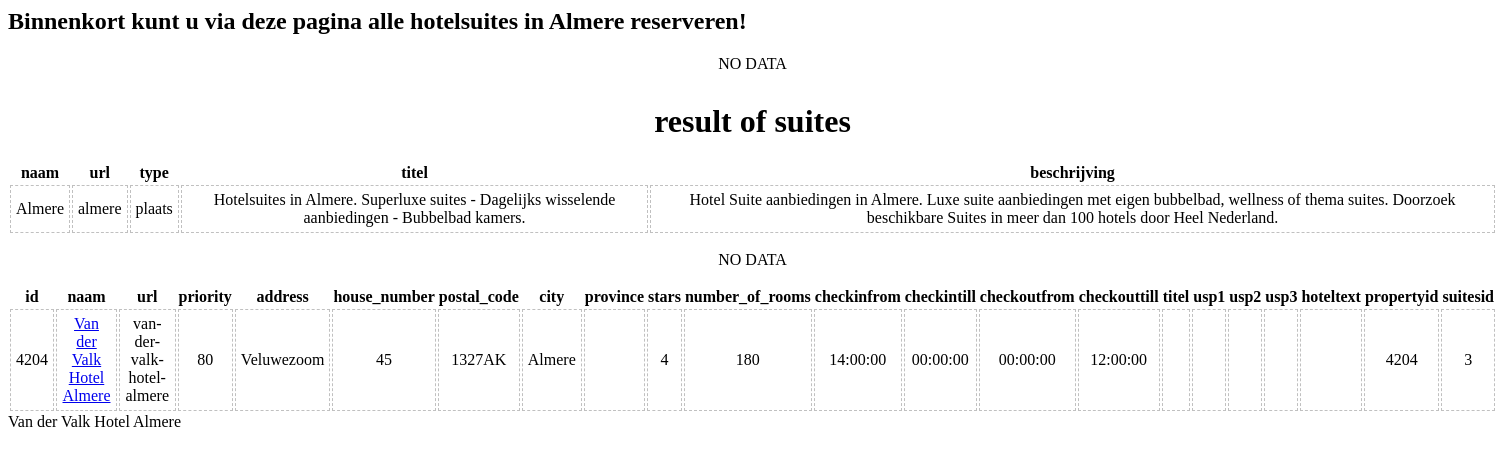
Screenshot of /almere/ with the database file from the repository.
### tables this page shows
CREATE TABLE `suites` (
  `id` int NOT NULL,
  `naam` varchar(50) NOT NULL,
  `url` varchar(50) NOT NULL,
  `type` enum('plaats','thema') NOT NULL,
  `titel` varchar(1000) NOT NULL,
  `beschrijving` varchar(1000) NOT NULL
);

CREATE TABLE `suitescollection` (
  `propertyid` int NOT NULL,
  `suitesid` int NOT NULL
);

CREATE TABLE `property` (
  `id` int NOT NULL,
  `naam` varchar(50) NOT NULL,
  `url` varchar(50) NOT NULL,
  `priority` int NOT NULL,
  `address` varchar(100) NOT NULL,
  `house_number` varchar(10) NOT NULL,
  `postal_code` varchar(10) NOT NULL,
  `city` varchar(50) NOT NULL,
  `province` varchar(2) NOT NULL,
  `stars` int NOT NULL,
  `number_of_rooms` int NOT NULL,
  `checkinfrom` time NOT NULL,
  `checkintill` time NOT NULL,
  `checkoutfrom` time NOT NULL,
  `checkouttill` time NOT NULL,
  `titel` varchar(200) NOT NULL,
  `usp1` varchar(30) DEFAULT '',
  `usp2` varchar(30) NOT NULL DEFAULT '',
  `usp3` varchar(30) NOT NULL DEFAULT '',
  `hoteltext` text NOT NULL
);

### include/collection-include.php (called while the page is built, shortened)
<?php
function getSuitesByUrl($name){
    global $db;
    $sql = " SELECT *  FROM `suites` WHERE `url` = :name" ;
    $stmt = $db->prepare($sql);
    $stmt->execute([
        "name"  => $name,
    ]);
    $result = $stmt->fetchAll(\PDO::FETCH_ASSOC);
    return $result;
}
if( !empty($_GET) && $_GET["name"] !== '' ){
    $name = str_replace('/', '', $_GET["name"]);
    $get = getSuitesByUrl($name);
}

### collection.php (the view, shortened to what this page needs)
<?php
include __DIR__ . '/include/collection-include.php';
?>
<html lang="nl">
<head>
</head>
<h2>Binnenkort kunt u via deze pagina alle hotelsuites in <?php echo isset($get[0]['titel']) ? $get[0]['naam'] : ''; ?> reserveren!</h2>
<body>
<div id="wrapper">
<?php if(isset($result_cookie) && !empty($result_cookie)): ?>
    <h1 style="text-align:center;">result of cookie</h1>
    <table>
        <tr>
            <th>naam</th>
            <th>url</th>
            <th>arrival</th>
            <th>departure</th>
        </tr>
        <tr>
            <td><?php echo isset($result_cookie['name']) ? $result_cookie['name'] : '';  ?></td>
            <td><?php echo isset($result_cookie['url']) ? $result_cookie['url'] : ''; ?></td>
            <td><?php echo isset($result_cookie['arrival']) ? $result_cookie['arrival'] : ''; ?></td>
            <td><?php echo isset($result_cookie['departure']) ? $result_cookie['departure'] : ''; ?></td>
        </tr>
    </table>
    <?php else: echo "<p style='text-align:center;'>NO DATA</>" ?>
<?php endif;?>
    <?php if(isset($get) && !empty($get)): ?>
        <h1 style="text-align:center;margin-top:30px">result of suites</h1>
        <table>
            <tr>
                <th>naam</th>
                <th>url</th>
                <th>type</th>
                <th>titel</th>
                <th>beschrijving</th>
            </tr>
            <tr>
                <td><?php echo isset($get[0]['naam']) ? $get[0]['naam'] : '';  ?></td>
                <td><?php echo isset($get[0]['url']) ? $get[0]['url'] : ''; ?></td>
                <td><?php echo isset($get[0]['type']) ? $get[0]['type'] : ''; ?></td>
                <td><?php echo isset($get[0]['titel']) ? $get[0]['titel'] : ''; ?></td>
                <td><?php echo isset($get[0]['beschrijving']) ? $get[0]['beschrijving'] : ''; ?></td>
            </tr>
        </table>
    <?php else:?>
        <p style='text-align:center; magrin-top:30px'>NO DATA</p>
    <?php endif;?>
    <?php include 'cookie.php';?>
</div>
<?php
    $collectionid  = $get[0]['id'];
    include __DIR__.'/include/collectionhotels.php';
?>
</body>
</html>

### include/collectionhotels.php (shortened to what this page needs)
<?php
	$data = [];
	function getSuitesByCollectionId($suitesid){
		global $db;
        $sql = "SELECT * FROM property
         INNER JOIN suitescollection ON property.id = suitescollection.propertyid
         WHERE suitescollection.suitesid = :suitesid";
        $smtp = $db->prepare($sql);
        $smtp->execute([
            "suitesid"  => $suitesid,
        ]);
        $result = $smtp->fetchAll(\PDO::FETCH_ASSOC);
        return $result;
    }
	if (isset($collectionid)) {
		$data = getSuitesByCollectionId( $collectionid);
	}
?>
       <table>
				<th> id </th>
				<th> naam </th>
				<th> url </th>
				<th> priority </th>
				<th> address </th>
				<th> house_number </th>
				<th> postal_code </th>
				<th> city </th>
				<th> province </th>
				<th> stars </th>
				<th> number_of_rooms </th>
				<th> checkinfrom </th>
				<th> checkintill </th>
				<th> checkoutfrom </th>
				<th> checkouttill </th>
				<th> titel </th>
				<th> usp1 </th>
				<th> usp2 </th>
				<th> usp3 </th>
				<th> hoteltext </th>
				<th> propertyid </th>
				<th> suitesid </th>
			<?php foreach($data as $val): ?>
	            <tr>
		            <td><?php echo isset($val['id']) ? $val['id'] : ''; ?></td>
					<td><a href="/<?php echo isset($val['url']) ? $val['url'] : ''; ?>/"><?php echo isset($val['naam']) ? $val['naam'] : ''; ?></a></td>
					<td><?php echo isset($val['url']) ? $val['url'] : ''; ?></td>
					<td><?php echo isset($val['priority']) ? $val['priority'] : ''; ?></td>
					<td><?php echo isset($val['address']) ? $val['address'] : ''; ?></td>
					<td><?php echo isset($val['house_number']) ? $val['house_number'] : ''; ?></td>
					<td><?php echo isset($val['postal_code']) ? $val['postal_code'] : ''; ?></td>
					<td><?php echo isset($val['city']) ? $val['city'] : ''; ?></td>
					<td><?php echo isset($val['province']) ? $val['province'] : ''; ?></td>
					<td><?php echo isset($val['stars']) ? $val['stars'] : ''; ?></td>
					<td><?php echo isset($val['number_of_rooms']) ? $val['number_of_rooms'] : ''; ?></td>
					<td><?php echo isset($val['checkinfrom']) ? $val['checkinfrom'] : ''; ?></td>
					<td><?php echo isset($val['checkintill']) ? $val['checkintill'] : ''; ?></td>
					<td><?php echo isset($val['checkoutfrom']) ? $val['checkoutfrom'] : ''; ?></td>
					<td><?php echo isset($val['checkouttill']) ? $val['checkouttill'] : ''; ?></td>
					<td><?php echo isset($val['titel']) ? $val['titel'] : ''; ?></td>
					<td><?php echo isset($val['usp1']) ? $val['usp1'] : ''; ?></td>
					<td><?php echo isset($val['usp2']) ? $val['usp2'] : ''; ?></td>
					<td><?php echo isset($val['usp3']) ? $val['usp3'] : ''; ?></td>
					<td><?php echo isset($val['hoteltext']) ? $val['hoteltext'] : ''; ?></td>
					<td><?php echo isset($val['propertyid']) ? $val['propertyid'] : ''; ?></td>
					<td><?php echo isset($val['suitesid']) ? $val['suitesid'] : ''; ?></td>
					</tr>
			<?php endforeach;?>
        </table>
<?php echo isset($val['naam']) ? $val['naam'] : ''; ?>

### collection.php (style rules this page uses)
table tbody tr td { border: 1px dashed silver; padding: 5px; text-align:center; }
table { width: 100%; }

### rows the page displays
suites: naam "Almere", url "almere", type "plaats", titel "Hotelsuites in Almere. Superluxe suites - Dagelijks wisselende aanbiedingen - Bubbelbad kamers.", beschrijving "Hotel Suite aanbiedingen in Almere. Luxe suite aanbiedingen met eigen bubbelbad, wellness of thema suites. Doorzoek beschikbare Suites in meer dan 100 hotels door Heel Nederland."
suitescollection: propertyid "4204", propertyid.naam "Van der Valk Hotel Almere", propertyid.url "van-der-valk-hotel-almere", propertyid.priority "80", propertyid.address "Veluwezoom", propertyid.house_number "45", propertyid.postal_code "1327AK", propertyid.city "Almere", propertyid.stars "4", propertyid.number_of_rooms "180", propertyid.checkinfrom "14:00:00", propertyid.checkintill "00:00:00", propertyid.checkoutfrom "00:00:00", propertyid.checkouttill "12:00:00", suitesid "3"
